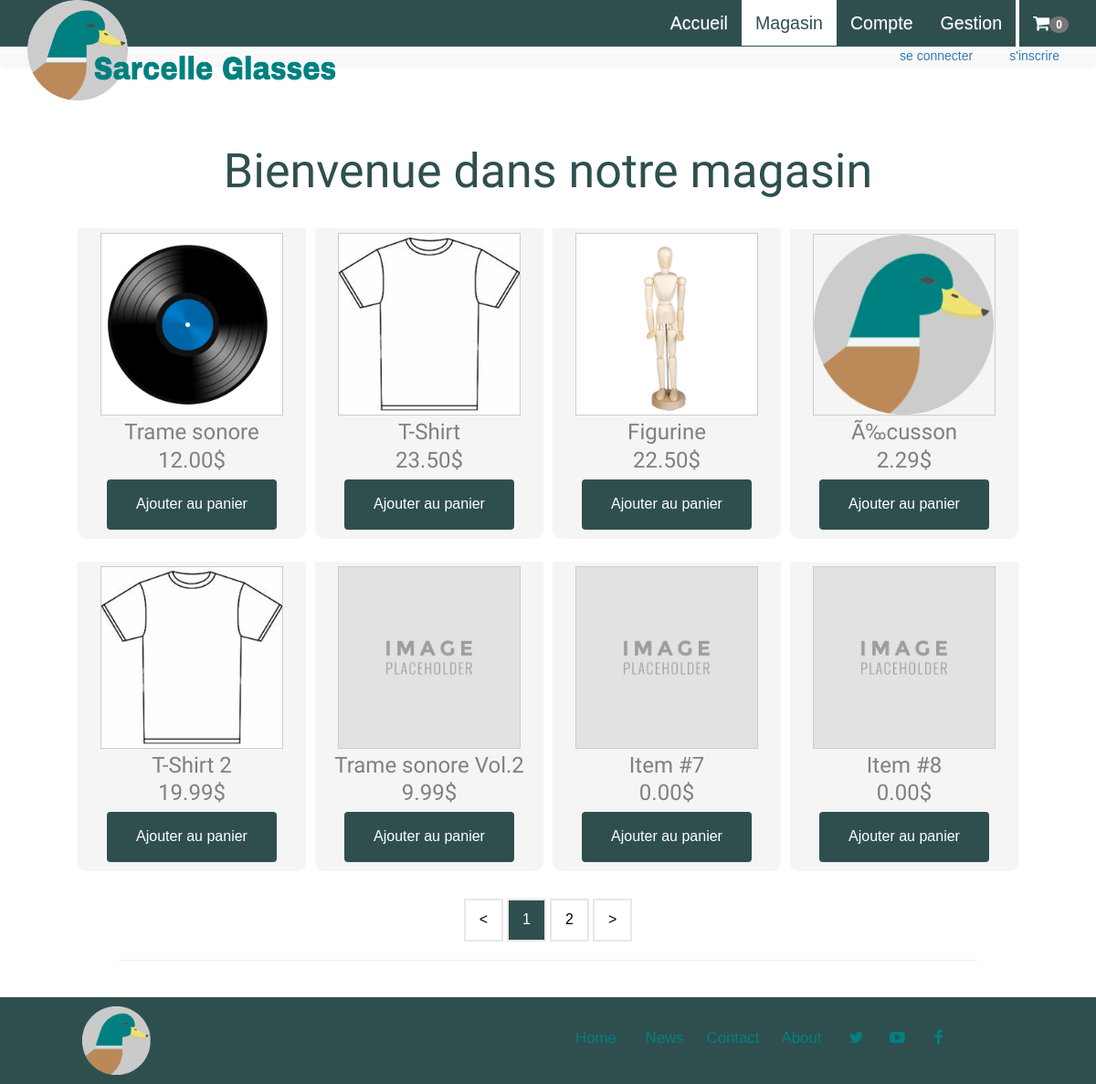
The page /Magasin/Magasin.php on the database its author committed.
### tables this page shows
CREATE TABLE `produits` (
  `idproduits` int(11) NOT NULL AUTO_INCREMENT,
  `nom` varchar(45) NOT NULL,
  `prix` decimal(10,2) NOT NULL,
  `photo` varchar(255) DEFAULT NULL,
  `tag` varchar(255) NOT NULL,
  `status` varchar(45) NOT NULL,
  PRIMARY KEY (`idproduits`)
);

### BD/product.php (called while the page is built, shortened)
<?php
class Product{
    private $conn;
    private $table_name="produits";
    public function __construct($db){
        $this->conn = $db;
    }
function read($from_record_num, $records_per_page){
    $query = "SELECT
                idproduits,
                nom,
                prix,
                photo,
                tag,
                status
            FROM
                " . $this->table_name . "
            LIMIT
                ?, ?";
    $stmt = $this->conn->prepare( $query );
    $stmt->bindParam(1, $from_record_num, PDO::PARAM_INT);
    $stmt->bindParam(2, $records_per_page, PDO::PARAM_INT);
    $stmt->execute();
    return $stmt;
}
}
?>

### Magasin/Magasin.php (the view, shortened to what this page needs)
<?php
$page_title = "Magasin";
include("../Pages partielles/Header.php");
include("../BD/connexionBD.php");
include_once("../BD/product.php");
$database = new Database();
$db = $database->getConnection();
$product = new Product($db);
?>
  <div class="store">
    <div class="container produits">
      <?php
      echo "<div class='col-md-12'>";
echo "</div>";
echo"<p class='accueil-titre titre-magasin'>Bienvenue dans notre magasin</p>";
$records_per_page = 8;
$page = isset($_GET['page']) ? $_GET['page'] : 1;
$from_record_num = ($page - 1) * $records_per_page;
$stmt=$product->read($from_record_num, $records_per_page);
while ($row = $stmt->fetch(PDO::FETCH_ASSOC)){
    extract($row);
    if ( $photo == "" )
    {
        $photo = "placeholder.jpg";
    }
    if ( $nom == "" )
    {
        $nom = "Item #".$idproduits;
    }
    echo '<div class="produit-item" >';
    echo "  <img src='../Ressources/{$photo}' alt={$nom}>";
    echo "  <h3 class='titre-produit'>{$nom}</h3>";
    echo "  <p class='produit-prix'>{$prix}$</p>";
    if(array_key_exists($idproduits, $_SESSION["list"])){
        echo "<a href='panier.php' class='acheter' style='background-color: teal'>";
        echo "Voir le panier";
        echo "</a>";
    }else{
        echo"<a class ='acheter' href='ajoutpanier.php?id={$idproduits}&page={$page}'>Ajouter au panier</a>";
    }
    echo ' </div>';
}
echo "<br>";
$nbRow = $db->query("SELECT count(*) FROM produits")->fetchColumn();
$nbPage = ceil($nbRow / $records_per_page);
if($page != 1){
    $back = $page - 1;
}
else{
    $back = 1;
}
if($page != $nbPage){
    $next = $page + 1;
}
else{
    $next = $nbPage;
}
if($nbPage > 1){
    echo "<a href='{$page_title}.php?page=".$back."' class='button'>&lt</a>";
    for($i = 1; $i <= $nbPage; $i++){
        if($i == $page){
            echo "<a href='{$page_title}.php?page=".$i."' class='button buttonActive'>".$i."</a>";
        }
        else{
            echo "<a href='{$page_title}.php?page=".$i."' class='button'>".$i."</a>";
        }
    }
    echo "<a href='{$page_title}.php?page=".$next."' class='button'>&gt</a>";
}
?>
        <hr class="separateur">
    </div>
    <br>
  </div>
  <?php include("../Pages partielles/Footer.php"); ?>

### Pages partielles/Header.php (shortened to what this page needs)
<!DOCTYPE html>
<html>
<?php
if ($page_title == "Accueil")
    $relpath = "";
else
    $relpath = "../";
$panier_count = sizeof($_SESSION["list"]);
?>
  <head>
    <link rel="stylesheet" href="https://maxcdn.bootstrapcdn.com/bootstrap/3.3.7/css/bootstrap.min.css">
    <link rel="stylesheet" href="https://maxcdn.bootstrapcdn.com/bootstrap/3.3.7/css/bootstrap-theme.min.css">
    <link rel="stylesheet" type="text/css" href="<?php echo $relpath?>Styling/<?php echo $page_title?>.css">
    <link rel="stylesheet" type="text/css" href="<?php echo $relpath?>Styling/General.css">
    <link rel="stylesheet" type="text/css" href="<?php echo $relpath?>Styling/Header.css">
    <link rel="stylesheet" type="text/css" href="<?php echo $relpath?>Styling/Footer.css">
    <link rel="stylesheet" type="text/css" href="<?php echo $relpath?>Styling/Slider.css">
    <link rel="stylesheet" type="text/css" href="<?php echo $relpath?>Styling/user.css">
    <link rel="stylesheet" href="<?php echo $relpath?>font-awesome/css/font-awesome.css">
  </head>
  <body>
    <a class="logo" href="<?php echo $relpath?>accueil.php"><img src="<?php echo $relpath?>Ressources/Logo.png" alt=""> </a>
    <nav class="navbar navbar-default">
      <div class="container-fluid">
        <div class="collapse navbar-collapse navbar-right" id="myNavbar">
          <ul class="nav navbar-nav">
            <li><a id="navAccueil" href="<?php echo $relpath?>accueil.php">Accueil</a></li>
            <li><a id="navMagasin" href="<?php echo $relpath?>Magasin/Magasin.php">Magasin</a></li>
           <?php
             if (isset($_SESSION['loggedin']) && $_SESSION['loggedin'] == true) {
                   echo"<li><a id='navCompte' href='{$relpath}Login/ModifierForm.php'>Compte</a></li>";
              } else {
                  echo"<li><a id='navCompte' href='{$relpath}Login/LoginForm.php?action=login'>Compte</a></li>";
              }
            ?>
            <li><a id="navGestion" href="<?php echo $relpath?>Gestion/GestionCommandes.php">Gestion</a></li>
          </ul>
          <ul class="nav navbar-nav navbar-right" style="border-left:4px solid white" id="social-media">
            <li><a href="<?php echo $relpath?>Magasin/panier.php"><i class="fa fa-shopping-cart" aria-hidden="true"></i><span class="badge"><?php print $panier_count; ?></span></a></li>
          </ul>
        </div>
      </div>
      <div style="text-align: right">
              <?php
             if (isset($_SESSION['loggedin']) && $_SESSION['loggedin'] == true) {
                    echo"<a class='login' href='{$relpath}Login/logout.php'>se déconnecter</a>";
              } else {
                  echo"<a class='login' href='{$relpath}Login/LoginForm.php'>se connecter</a>";
                  echo"<a class='login' href='{$relpath}Login/Register.php'>s'inscrire</a>";
              }
            ?>
      </div>
    </nav>
    <div class="Page">

### Pages partielles/Footer.php (shortened to what this page needs)
 <div class="footer_wrapper" >
  <nav class="footer">
        <footer>
            <div class="container">
                <a class="logoFooter"  href="<?php echo $relpath?>accueil.php">
                    <img src="<?php echo $relpath?>Ressources/LogoFooter.png" alt="">
                </a>
                <ul class="menuFooter">
                    <li><a href="#home">Home</a></li>
                    <li><a href="#news">News</a></li>
                    <li><a href="#contact">Contact</a></li>
                    <li><a href="#about">About</a></li>
                    <li class="iconeFooter"><a href="https://twitter.com/SarcelleGlasses"><i class="fa fa-twitter fa-2"></i></a></li>
                    <li class="iconeFooter"><a href="https://twitter.com/SarcelleGlasses"><i class="fa fa-youtube-play fa-2"></i></a></li>
                    <li class="iconeFooter"><a href="https://twitter.com/SarcelleGlasses"><i class="fa fa-facebook fa-2"></i></a></li>
                </ul>
            </div>
        </footer>
    </nav>
</div>
</div>
</body>
</html>

### Styling/Magasin.css (style rules this page uses)
.titre-magasin { margin-top: 20px; margin-bottom: 20px ; font-size: 32px ; }
.produits { text-align: center; }
.produit-item { display: inline-block; width: 250px; clear: right; background-color: whitesmoke !important; border: none; border-radius: 10px; border-top-left-radius: 0px; border-top-right-radius: 0px; margin: 5px; margin-bottom: 20px; }
.produit-item img { margin: 5px; border: 1px solid #ccc; float: center; width: 200px; height: auto; }
.titre-produit { font-family: 'Francois one', sans-serif; color: gray; margin: 0; }
.produit-prix { font-family: 'Francois one', sans-serif; color: gray; font-size: 24px; margin: 0; }
.acheter { border-radius: 4px; background-color: darkslategray; border: none; color: white; padding: 16px 32px; text-align: center; text-decoration: none; display: inline-block; font-size: 16px; margin: 4px 2px; margin-bottom: 10px; -webkit-transition-duration: 0.4s; transition-duration: 0.4s; cursor: pointer; }
.separateur { margin: 100px; margin-top: 10px; margin-bottom: 20px }
a.button { background-color: white; border: 2px solid #e7e7e7; color: black; padding: 10px 15px; text-align: center; text-decoration: none; display: inline-block; font-size: 16px; margin: 10px 2px; cursor: pointer; text-decoration: none; transition-duration: 0.3s; }
a.buttonActive { background-color: darkslategray; color: white; }

### Styling/General.css (style rules this page uses)
.accueil-titre { color: darkslategrey; margin-top: 20px; text-align: center; font-family: 'Francois One', sans-serif; font-size: 52px; }
body { font-family: Verdana,sans-serif;margin:0 }

### Styling/Header.css (style rules this page uses)
.logo img { height: 110px; width: 368px; }
.logo { float: left; margin-left: 30px; position: absolute; z-index: 1; }
.navbar { border: none; }
.navbar-default { background-color: darkslategray; margin-bottom: 60px; border: none; }
.navbar .container-fluid { background-color: darkslategray; border: none; }
.login { margin-right: 40px; }
.navbar-default .navbar-nav > li > a { font-size: 1.4em; color: white; }
.navbar-default .navbar-nav a.active_tab { background-color: #fff; color: darkslategray; cursor: default; box-shadow: none; }

### Styling/Footer.css (style rules this page uses)
.logoFooter img { margin-top: 10px; margin-left: 60px; margin-bottom: 10px; height: 75px; width: 75px }
.footer { margin: 0px; background-color: darkslategray; color: gray; width:100%; bottom: 0; }
.menuFooter { float: right; text-align: center; list-style: none; list-style-position: outside; margin-right: 120px; margin-top: 20px; }
.menuFooter li { width: 75px; border-bottom: none; height: 50px; line-height: 50px; font-size: 1.2em; float: left; }
li.iconeFooter { width: 45px; }
.menuFooter a { text-decoration: none; color: teal; }
.footer_wrapper { width:100%; }

### Styling/Slider.css (style rules this page uses)
* { box-sizing:border-box }
body { font-family: Verdana,sans-serif;margin:0 }

### rows shown on the page
produits: photo (picture), nom "Trame sonore", prix "12.00"
produits: photo (picture), nom "T-Shirt", prix "23.50"
produits: photo (picture), nom "Figurine", prix "22.50"
produits: photo (picture), nom "Ã‰cusson", prix "2.29"
produits: photo (picture), nom "T-Shirt 2", prix "19.99"
produits: nom "Trame sonore Vol.2", prix "9.99"
produits: idproduits "Item #7", prix "0.00"
produits: idproduits "Item #8", prix "0.00"

### other values the page prints
$panier_count "0"
